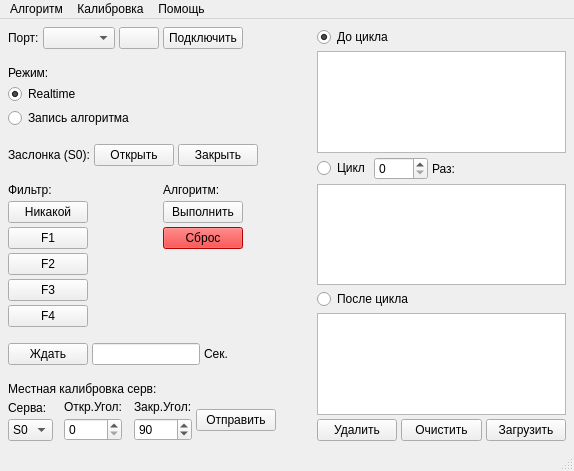
<?xml version="1.0" encoding="UTF-8"?>
<ui version="4.0">
 <class>MainWindow</class>
 <widget class="QMainWindow" name="MainWindow">
  <property name="geometry">
   <rect>
    <x>0</x>
    <y>0</y>
    <width>574</width>
    <height>471</height>
   </rect>
  </property>
  <property name="windowTitle">
   <string>POFS_App</string>
  </property>
  <widget class="QWidget" name="centralwidget">
   <layout class="QHBoxLayout" name="horizontalLayout_8">
    <property name="spacing">
     <number>4</number>
    </property>
    <property name="leftMargin">
     <number>8</number>
    </property>
    <property name="topMargin">
     <number>8</number>
    </property>
    <property name="rightMargin">
     <number>8</number>
    </property>
    <property name="bottomMargin">
     <number>8</number>
    </property>
    <item>
     <layout class="QVBoxLayout" name="verticalLayout_9">
      <item>
       <layout class="QVBoxLayout" name="verticalLayout_2">
        <item>
         <layout class="QHBoxLayout" name="horizontalLayout_7">
          <item>
           <widget class="QLabel" name="label_14">
            <property name="text">
             <string>Порт:</string>
            </property>
           </widget>
          </item>
          <item>
           <widget class="QComboBox" name="cbbSerialPort"/>
          </item>
          <item>
           <widget class="QPushButton" name="btnRefreshPorts">
            <property name="sizePolicy">
             <sizepolicy hsizetype="Maximum" vsizetype="Fixed">
              <horstretch>0</horstretch>
              <verstretch>0</verstretch>
             </sizepolicy>
            </property>
            <property name="text">
             <string/>
            </property>
            <property name="icon">
             <iconset>
              <normaloff>refresh.ico</normaloff>refresh.ico</iconset>
            </property>
           </widget>
          </item>
          <item>
           <widget class="QPushButton" name="btnConnect">
            <property name="text">
             <string>Подключить</string>
            </property>
           </widget>
          </item>
          <item>
           <spacer name="horizontalSpacer_9">
            <property name="orientation">
             <enum>Qt::Horizontal</enum>
            </property>
            <property name="sizeHint" stdset="0">
             <size>
              <width>40</width>
              <height>20</height>
             </size>
            </property>
           </spacer>
          </item>
         </layout>
        </item>
        <item>
         <spacer name="verticalSpacer_6">
          <property name="orientation">
           <enum>Qt::Vertical</enum>
          </property>
          <property name="sizeHint" stdset="0">
           <size>
            <width>20</width>
            <height>40</height>
           </size>
          </property>
         </spacer>
        </item>
        <item>
         <widget class="QLabel" name="label_4">
          <property name="text">
           <string>Режим:</string>
          </property>
         </widget>
        </item>
        <item>
         <widget class="QRadioButton" name="rbModeRealtime">
          <property name="text">
           <string>Realtime</string>
          </property>
          <property name="checked">
           <bool>true</bool>
          </property>
          <attribute name="buttonGroup">
           <string notr="true">buttonGroup</string>
          </attribute>
         </widget>
        </item>
        <item>
         <widget class="QRadioButton" name="rbModeRecording">
          <property name="text">
           <string>Запись алгоритма</string>
          </property>
          <attribute name="buttonGroup">
           <string notr="true">buttonGroup</string>
          </attribute>
         </widget>
        </item>
       </layout>
      </item>
      <item>
       <spacer name="verticalSpacer_7">
        <property name="orientation">
         <enum>Qt::Vertical</enum>
        </property>
        <property name="sizeHint" stdset="0">
         <size>
          <width>20</width>
          <height>40</height>
         </size>
        </property>
       </spacer>
      </item>
      <item>
       <layout class="QHBoxLayout" name="horizontalLayout_2">
        <item>
         <widget class="QLabel" name="label_5">
          <property name="text">
           <string>Заслонка (S0):</string>
          </property>
         </widget>
        </item>
        <item>
         <widget class="QPushButton" name="btnFlapOpen">
          <property name="text">
           <string>Открыть</string>
          </property>
         </widget>
        </item>
        <item>
         <widget class="QPushButton" name="btnFlapClose">
          <property name="text">
           <string>Закрыть</string>
          </property>
         </widget>
        </item>
        <item>
         <spacer name="horizontalSpacer_6">
          <property name="orientation">
           <enum>Qt::Horizontal</enum>
          </property>
          <property name="sizeHint" stdset="0">
           <size>
            <width>40</width>
            <height>20</height>
           </size>
          </property>
         </spacer>
        </item>
       </layout>
      </item>
      <item>
       <spacer name="verticalSpacer_8">
        <property name="orientation">
         <enum>Qt::Vertical</enum>
        </property>
        <property name="sizeHint" stdset="0">
         <size>
          <width>20</width>
          <height>40</height>
         </size>
        </property>
       </spacer>
      </item>
      <item>
       <layout class="QHBoxLayout" name="horizontalLayout_6">
        <item>
         <layout class="QVBoxLayout" name="verticalLayout_3">
          <item>
           <widget class="QLabel" name="label_6">
            <property name="text">
             <string>Фильтр:</string>
            </property>
           </widget>
          </item>
          <item>
           <widget class="QPushButton" name="btnFilterNone">
            <property name="text">
             <string>Никакой</string>
            </property>
           </widget>
          </item>
          <item>
           <widget class="QPushButton" name="btnFilter1">
            <property name="text">
             <string>F1</string>
            </property>
           </widget>
          </item>
          <item>
           <widget class="QPushButton" name="btnFilter2">
            <property name="text">
             <string>F2</string>
            </property>
           </widget>
          </item>
          <item>
           <widget class="QPushButton" name="btnFilter3">
            <property name="text">
             <string>F3</string>
            </property>
           </widget>
          </item>
          <item>
           <widget class="QPushButton" name="btnFilter4">
            <property name="text">
             <string>F4</string>
            </property>
           </widget>
          </item>
          <item>
           <spacer name="verticalSpacer_4">
            <property name="orientation">
             <enum>Qt::Vertical</enum>
            </property>
            <property name="sizeHint" stdset="0">
             <size>
              <width>20</width>
              <height>40</height>
             </size>
            </property>
           </spacer>
          </item>
         </layout>
        </item>
        <item>
         <spacer name="horizontalSpacer">
          <property name="orientation">
           <enum>Qt::Horizontal</enum>
          </property>
          <property name="sizeHint" stdset="0">
           <size>
            <width>40</width>
            <height>20</height>
           </size>
          </property>
         </spacer>
        </item>
        <item>
         <layout class="QVBoxLayout" name="verticalLayout_4">
          <item>
           <widget class="QLabel" name="label_7">
            <property name="text">
             <string>Алгоритм:</string>
            </property>
           </widget>
          </item>
          <item>
           <widget class="QPushButton" name="btnAlgorithmExecute">
            <property name="text">
             <string>Выполнить</string>
            </property>
           </widget>
          </item>
          <item>
           <widget class="QPushButton" name="btnReset">
            <property name="styleSheet">
             <string notr="true">background-color: rgb(255, 0, 0);</string>
            </property>
            <property name="text">
             <string>Сброс</string>
            </property>
           </widget>
          </item>
          <item>
           <spacer name="verticalSpacer_3">
            <property name="orientation">
             <enum>Qt::Vertical</enum>
            </property>
            <property name="sizeHint" stdset="0">
             <size>
              <width>20</width>
              <height>40</height>
             </size>
            </property>
           </spacer>
          </item>
         </layout>
        </item>
        <item>
         <spacer name="horizontalSpacer_2">
          <property name="orientation">
           <enum>Qt::Horizontal</enum>
          </property>
          <property name="sizeHint" stdset="0">
           <size>
            <width>40</width>
            <height>20</height>
           </size>
          </property>
         </spacer>
        </item>
       </layout>
      </item>
      <item>
       <layout class="QHBoxLayout" name="horizontalLayout_3">
        <item>
         <widget class="QPushButton" name="btnWait">
          <property name="text">
           <string>Ждать</string>
          </property>
         </widget>
        </item>
        <item>
         <widget class="QLineEdit" name="lnWait">
          <property name="inputMask">
           <string>000000</string>
          </property>
         </widget>
        </item>
        <item>
         <widget class="QLabel" name="label_8">
          <property name="text">
           <string>Сек.</string>
          </property>
         </widget>
        </item>
        <item>
         <spacer name="horizontalSpacer_3">
          <property name="orientation">
           <enum>Qt::Horizontal</enum>
          </property>
          <property name="sizeHint" stdset="0">
           <size>
            <width>40</width>
            <height>20</height>
           </size>
          </property>
         </spacer>
        </item>
       </layout>
      </item>
      <item>
       <spacer name="verticalSpacer_9">
        <property name="orientation">
         <enum>Qt::Vertical</enum>
        </property>
        <property name="sizeHint" stdset="0">
         <size>
          <width>20</width>
          <height>40</height>
         </size>
        </property>
       </spacer>
      </item>
      <item>
       <layout class="QVBoxLayout" name="verticalLayout_8">
        <item>
         <widget class="QLabel" name="label_9">
          <property name="text">
           <string>Местная калибровка серв:</string>
          </property>
         </widget>
        </item>
        <item>
         <spacer name="verticalSpacer_5">
          <property name="orientation">
           <enum>Qt::Vertical</enum>
          </property>
          <property name="sizeType">
           <enum>QSizePolicy::Maximum</enum>
          </property>
          <property name="sizeHint" stdset="0">
           <size>
            <width>20</width>
            <height>10</height>
           </size>
          </property>
         </spacer>
        </item>
        <item>
         <layout class="QHBoxLayout" name="horizontalLayout_4">
          <item>
           <layout class="QVBoxLayout" name="verticalLayout_5">
            <item>
             <widget class="QLabel" name="label_10">
              <property name="text">
               <string>Серва:</string>
              </property>
             </widget>
            </item>
            <item>
             <widget class="QComboBox" name="cbbServo">
              <item>
               <property name="text">
                <string>S0</string>
               </property>
              </item>
              <item>
               <property name="text">
                <string>S1</string>
               </property>
              </item>
              <item>
               <property name="text">
                <string>S2</string>
               </property>
              </item>
              <item>
               <property name="text">
                <string>S3</string>
               </property>
              </item>
              <item>
               <property name="text">
                <string>S4</string>
               </property>
              </item>
             </widget>
            </item>
           </layout>
          </item>
          <item>
           <spacer name="horizontalSpacer_7">
            <property name="orientation">
             <enum>Qt::Horizontal</enum>
            </property>
            <property name="sizeType">
             <enum>QSizePolicy::Maximum</enum>
            </property>
            <property name="sizeHint" stdset="0">
             <size>
              <width>10</width>
              <height>20</height>
             </size>
            </property>
           </spacer>
          </item>
          <item>
           <layout class="QVBoxLayout" name="verticalLayout_6">
            <item>
             <widget class="QLabel" name="label_11">
              <property name="text">
               <string>Откр.Угол:</string>
              </property>
             </widget>
            </item>
            <item>
             <widget class="QSpinBox" name="spbAngleOpen">
              <property name="maximum">
               <number>180</number>
              </property>
             </widget>
            </item>
           </layout>
          </item>
          <item>
           <spacer name="horizontalSpacer_8">
            <property name="orientation">
             <enum>Qt::Horizontal</enum>
            </property>
            <property name="sizeType">
             <enum>QSizePolicy::Maximum</enum>
            </property>
            <property name="sizeHint" stdset="0">
             <size>
              <width>10</width>
              <height>20</height>
             </size>
            </property>
           </spacer>
          </item>
          <item>
           <layout class="QVBoxLayout" name="verticalLayout_7">
            <item>
             <widget class="QLabel" name="label_12">
              <property name="text">
               <string>Закр.Угол:</string>
              </property>
             </widget>
            </item>
            <item>
             <widget class="QSpinBox" name="spbAngleClose">
              <property name="maximum">
               <number>180</number>
              </property>
              <property name="value">
               <number>90</number>
              </property>
             </widget>
            </item>
           </layout>
          </item>
          <item>
           <widget class="QPushButton" name="btnCalibrationSend">
            <property name="text">
             <string>Отправить</string>
            </property>
           </widget>
          </item>
          <item>
           <spacer name="horizontalSpacer_4">
            <property name="orientation">
             <enum>Qt::Horizontal</enum>
            </property>
            <property name="sizeHint" stdset="0">
             <size>
              <width>40</width>
              <height>20</height>
             </size>
            </property>
           </spacer>
          </item>
         </layout>
        </item>
       </layout>
      </item>
     </layout>
    </item>
    <item>
     <layout class="QVBoxLayout" name="verticalLayout">
      <item>
       <widget class="QRadioButton" name="rbBeforeLoop">
        <property name="text">
         <string>До цикла</string>
        </property>
        <property name="checked">
         <bool>true</bool>
        </property>
       </widget>
      </item>
      <item>
       <widget class="QListWidget" name="listPreProcessing"/>
      </item>
      <item>
       <spacer name="verticalSpacer">
        <property name="orientation">
         <enum>Qt::Vertical</enum>
        </property>
        <property name="sizeHint" stdset="0">
         <size>
          <width>20</width>
          <height>40</height>
         </size>
        </property>
       </spacer>
      </item>
      <item>
       <layout class="QHBoxLayout" name="horizontalLayout_5">
        <item>
         <widget class="QRadioButton" name="rbLoop">
          <property name="text">
           <string>Цикл</string>
          </property>
         </widget>
        </item>
        <item>
         <widget class="QSpinBox" name="spbLoopTimes">
          <property name="maximum">
           <number>1000</number>
          </property>
         </widget>
        </item>
        <item>
         <widget class="QLabel" name="label_13">
          <property name="text">
           <string>Раз:</string>
          </property>
         </widget>
        </item>
        <item>
         <spacer name="horizontalSpacer_5">
          <property name="orientation">
           <enum>Qt::Horizontal</enum>
          </property>
          <property name="sizeHint" stdset="0">
           <size>
            <width>40</width>
            <height>20</height>
           </size>
          </property>
         </spacer>
        </item>
       </layout>
      </item>
      <item>
       <widget class="QListWidget" name="listLoop"/>
      </item>
      <item>
       <spacer name="verticalSpacer_2">
        <property name="orientation">
         <enum>Qt::Vertical</enum>
        </property>
        <property name="sizeHint" stdset="0">
         <size>
          <width>20</width>
          <height>40</height>
         </size>
        </property>
       </spacer>
      </item>
      <item>
       <widget class="QRadioButton" name="rbAfterLoop">
        <property name="text">
         <string>После цикла</string>
        </property>
       </widget>
      </item>
      <item>
       <widget class="QListWidget" name="listPostProcessing"/>
      </item>
      <item>
       <layout class="QHBoxLayout" name="horizontalLayout">
        <item>
         <widget class="QPushButton" name="btnDeleteCmd">
          <property name="text">
           <string>Удалить</string>
          </property>
         </widget>
        </item>
        <item>
         <widget class="QPushButton" name="btnAlgorithmClear">
          <property name="text">
           <string>Очистить</string>
          </property>
         </widget>
        </item>
        <item>
         <widget class="QPushButton" name="btnAlgorithmSend">
          <property name="text">
           <string>Загрузить</string>
          </property>
         </widget>
        </item>
       </layout>
      </item>
     </layout>
    </item>
   </layout>
  </widget>
  <widget class="QMenuBar" name="menubar">
   <property name="geometry">
    <rect>
     <x>0</x>
     <y>0</y>
     <width>574</width>
     <height>32</height>
    </rect>
   </property>
   <widget class="QMenu" name="menu">
    <property name="title">
     <string>Алгоритм</string>
    </property>
    <addaction name="actAlgorithmOpen"/>
    <addaction name="actAlgorithmSave"/>
   </widget>
   <widget class="QMenu" name="menu_2">
    <property name="title">
     <string>Калибровка</string>
    </property>
    <addaction name="actCalibrateServos"/>
   </widget>
   <widget class="QMenu" name="menu_3">
    <property name="title">
     <string>Помощь</string>
    </property>
    <addaction name="actAbout"/>
   </widget>
   <addaction name="menu"/>
   <addaction name="menu_2"/>
   <addaction name="menu_3"/>
  </widget>
  <widget class="QStatusBar" name="statusbar"/>
  <action name="actAlgorithmOpen">
   <property name="text">
    <string>Открыть</string>
   </property>
  </action>
  <action name="actAlgorithmSave">
   <property name="text">
    <string>Сохранить</string>
   </property>
  </action>
  <action name="actAbout">
   <property name="text">
    <string>О программе</string>
   </property>
  </action>
  <action name="actCalibrateServos">
   <property name="text">
    <string>Сервомоторов</string>
   </property>
  </action>
 </widget>
 <resources/>
 <connections/>
 <buttongroups>
  <buttongroup name="buttonGroup"/>
 </buttongroups>
</ui>
